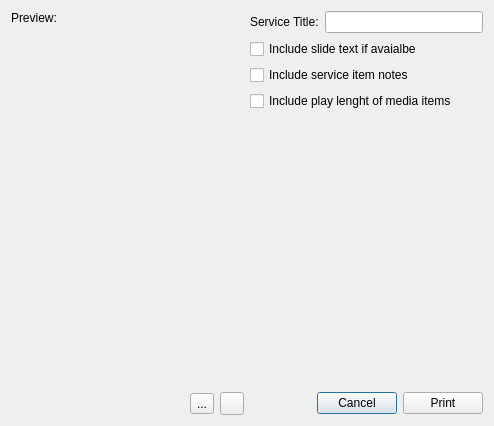
<?xml version="1.0" encoding="UTF-8"?>
<ui version="4.0">
 <class>Dialog</class>
 <widget class="QDialog" name="Dialog">
  <property name="geometry">
   <rect>
    <x>0</x>
    <y>0</y>
    <width>494</width>
    <height>426</height>
   </rect>
  </property>
  <property name="windowTitle">
   <string>Dialog</string>
  </property>
  <layout class="QHBoxLayout" name="horizontalLayout_3">
   <item>
    <layout class="QGridLayout" name="dialogLayout">
     <item row="0" column="3">
      <layout class="QVBoxLayout" name="settingsLayout">
       <item>
        <layout class="QGridLayout" name="serviceTitleLayout">
         <item row="1" column="1">
          <widget class="QLineEdit" name="serviceTitleLineEdit">
           <property name="sizePolicy">
            <sizepolicy hsizetype="Expanding" vsizetype="Preferred">
             <horstretch>0</horstretch>
             <verstretch>0</verstretch>
            </sizepolicy>
           </property>
          </widget>
         </item>
         <item row="1" column="0">
          <widget class="QLabel" name="serviceTitleLabel">
           <property name="sizePolicy">
            <sizepolicy hsizetype="Preferred" vsizetype="Preferred">
             <horstretch>0</horstretch>
             <verstretch>0</verstretch>
            </sizepolicy>
           </property>
           <property name="text">
            <string>Service Title:</string>
           </property>
          </widget>
         </item>
        </layout>
       </item>
       <item>
        <widget class="QCheckBox" name="printSlideTextCheckBox">
         <property name="text">
          <string>Include slide text if avaialbe</string>
         </property>
        </widget>
       </item>
       <item>
        <widget class="QCheckBox" name="printNotesCheckBox">
         <property name="text">
          <string>Include service item notes</string>
         </property>
        </widget>
       </item>
       <item>
        <widget class="QCheckBox" name="printMetaDataCheckBox">
         <property name="text">
          <string>Include play lenght of media items</string>
         </property>
        </widget>
       </item>
       <item>
        <spacer name="spacer_2">
         <property name="orientation">
          <enum>Qt::Vertical</enum>
         </property>
         <property name="sizeHint" stdset="0">
          <size>
           <width>20</width>
           <height>40</height>
          </size>
         </property>
        </spacer>
       </item>
      </layout>
     </item>
     <item row="1" column="3">
      <layout class="QHBoxLayout" name="buttonLayout">
       <item>
        <spacer name="spacer_3">
         <property name="orientation">
          <enum>Qt::Horizontal</enum>
         </property>
         <property name="sizeHint" stdset="0">
          <size>
           <width>40</width>
           <height>20</height>
          </size>
         </property>
        </spacer>
       </item>
       <item>
        <widget class="QPushButton" name="cancelButton">
         <property name="text">
          <string>Cancel</string>
         </property>
        </widget>
       </item>
       <item>
        <widget class="QPushButton" name="printButton">
         <property name="text">
          <string>Print</string>
         </property>
        </widget>
       </item>
      </layout>
     </item>
     <item row="1" column="0">
      <layout class="QHBoxLayout" name="zoomButtonLayout">
       <item>
        <spacer name="spacer">
         <property name="orientation">
          <enum>Qt::Horizontal</enum>
         </property>
         <property name="sizeHint" stdset="0">
          <size>
           <width>40</width>
           <height>20</height>
          </size>
         </property>
        </spacer>
       </item>
       <item>
        <widget class="QToolButton" name="zoomOutButton">
         <property name="text">
          <string>...</string>
         </property>
         <property name="icon">
          <iconset resource="../images/openlp-2.qrc">
           <normaloff>:/general/general_zoom_out.png</normaloff>:/general/general_zoom_out.png</iconset>
         </property>
        </widget>
       </item>
       <item>
        <widget class="QToolButton" name="zoomInButton">
         <property name="icon">
          <iconset resource="../images/openlp-2.qrc">
           <normaloff>:/general/general_zoom_in.png</normaloff>:/general/general_zoom_in.png</iconset>
         </property>
        </widget>
       </item>
      </layout>
     </item>
     <item row="0" column="0">
      <layout class="QVBoxLayout" name="perviewLayout">
       <item>
        <widget class="QLabel" name="previewLabel">
         <property name="sizePolicy">
          <sizepolicy hsizetype="Preferred" vsizetype="Preferred">
           <horstretch>0</horstretch>
           <verstretch>0</verstretch>
          </sizepolicy>
         </property>
         <property name="text">
          <string>Preview:</string>
         </property>
        </widget>
       </item>
       <item>
        <widget class="QWidget" name="previewWidget" native="true">
         <property name="enabled">
          <bool>true</bool>
         </property>
         <property name="sizePolicy">
          <sizepolicy hsizetype="Expanding" vsizetype="Expanding">
           <horstretch>0</horstretch>
           <verstretch>0</verstretch>
          </sizepolicy>
         </property>
         <property name="minimumSize">
          <size>
           <width>0</width>
           <height>0</height>
          </size>
         </property>
        </widget>
       </item>
      </layout>
     </item>
    </layout>
   </item>
  </layout>
  <zorder></zorder>
 </widget>
 <resources>
  <include location="../images/openlp-2.qrc"/>
 </resources>
 <connections/>
</ui>
